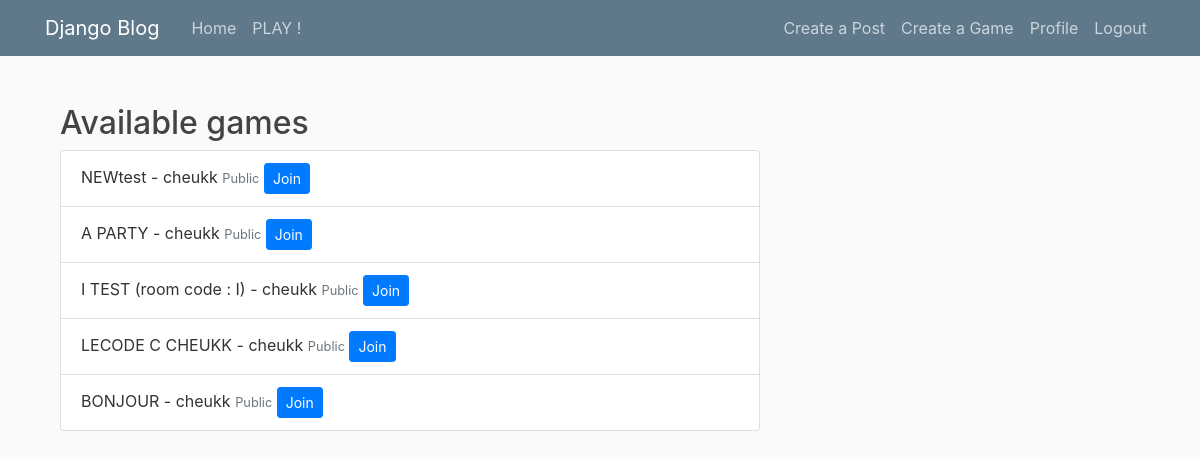
Page /list/ (signed in) on the earlier database version.
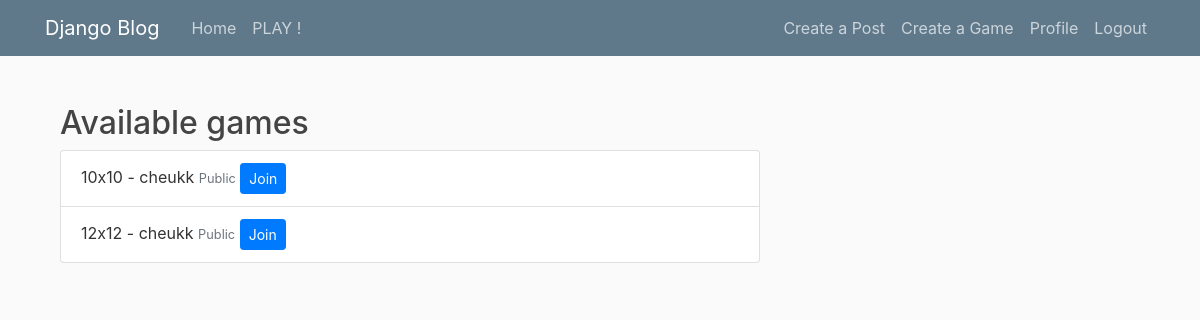
Same page on the later database version.
### blog/models.py (models this page shows, shortened)
class Game(models.Model):
    title = models.CharField(max_length=100)
    date_posted = models.DateTimeField(default=timezone.now)
    game_author = models.ForeignKey(User, on_delete=models.CASCADE, related_name='game_player1')
    game_player2 = models.ForeignKey(User, on_delete=models.SET_NULL, null=True, blank=True, related_name='game_player2')
    finished = models.BooleanField(default=False)
    room_code = models.CharField(max_length=100, null=True, blank=True)
    grid_size = models.PositiveIntegerField(default=3)
    win_size = models.PositiveIntegerField(default=3)
    private = models.BooleanField(default=False)

### blog/views.py (the view)
# urls.py: path('list/', GameListView.as_view(), name='game-list'),
class GameListView(LoginRequiredMixin, ListView):
    model = Game
    template_name = 'blog/game_list.html'
    context_object_name = 'games'
    ordering = ['-date_posted']
    def get_queryset(self):
        return Game.objects.filter(finished=False).order_by('-date_posted')

### blog/templates/blog/game_list.html
{% extends "blog/base.html" %}
{% block content %}
    <div class="container mt-4">
        {% if games %}
            <h2>Available games</h2>
            <ul class="list-group">
                {% for game in games %}
                    <li class="list-group-item">
                        {{ game.title }} - {{ game.game_author.username }}
                        {% if game.private %}
                            <small class="text-muted">Private</small>
                        {% else %}
                            <small class="text-muted">Public</small>
                        {% endif %}
                        {% if request.user == game.game_author or request.user == game.game_player2 %}
                            <a href="{% url 'join-game' game_id=game.id %}" class="btn btn-primary btn-sm">Join</a>
                        {% elif game.game_player2 %}
                            <span class="text-muted">GAME ALREADY FULL</span>
                        {% else %}
                            <a href="{% url 'join-game' game_id=game.id %}" class="btn btn-primary btn-sm">Join</a>
                        {% endif %}
                    </li>
                {% endfor %}
            </ul>
        {% else %}
            <h2>NO PARTIES AVAILABLE</h2>
        {% endif %}
    </div>
{% endblock %}

Differences in the rows shown:
removed Game: title "NEWtest", game_author.username "cheukk", private "Public", shows "Join"
removed Game: title "A PARTY", game_author.username "cheukk", private "Public", shows "Join"
removed Game: title "I TEST (room code : I)", game_author.username "cheukk", private "Public", shows "Join"
removed Game: title "LECODE C CHEUKK", game_author.username "cheukk", private "Public", shows "Join"
removed Game: title "BONJOUR", game_author.username "cheukk", private "Public", shows "Join"
added Game: title "10x10", game_author.username "cheukk", private "Public", shows "Join"
added Game: title "12x12", game_author.username "cheukk", private "Public", shows "Join"
